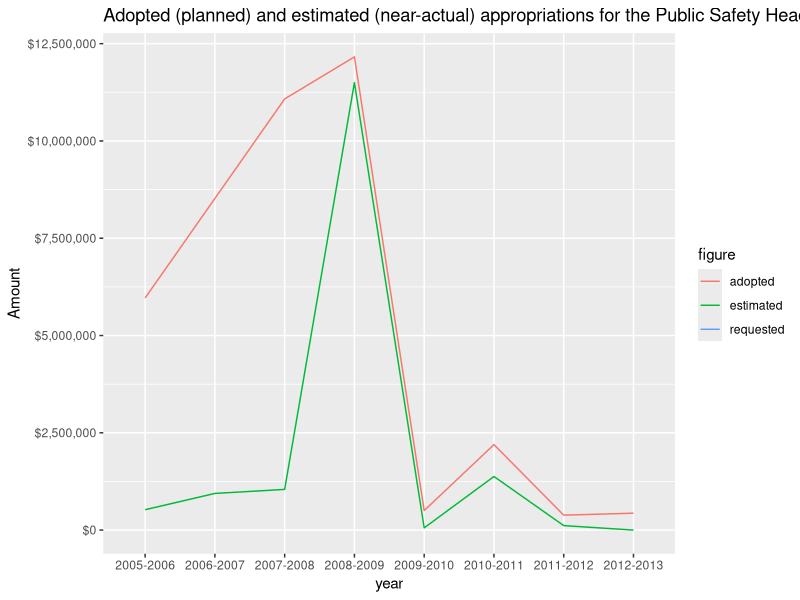
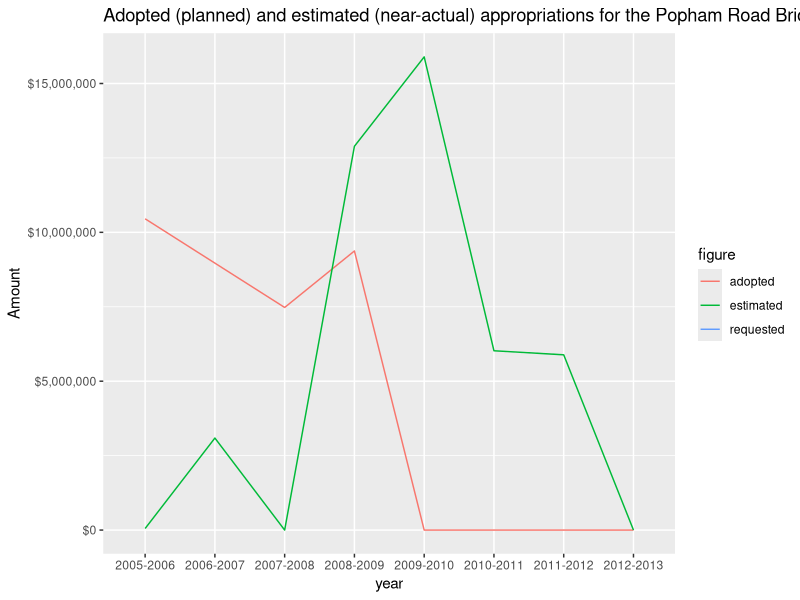
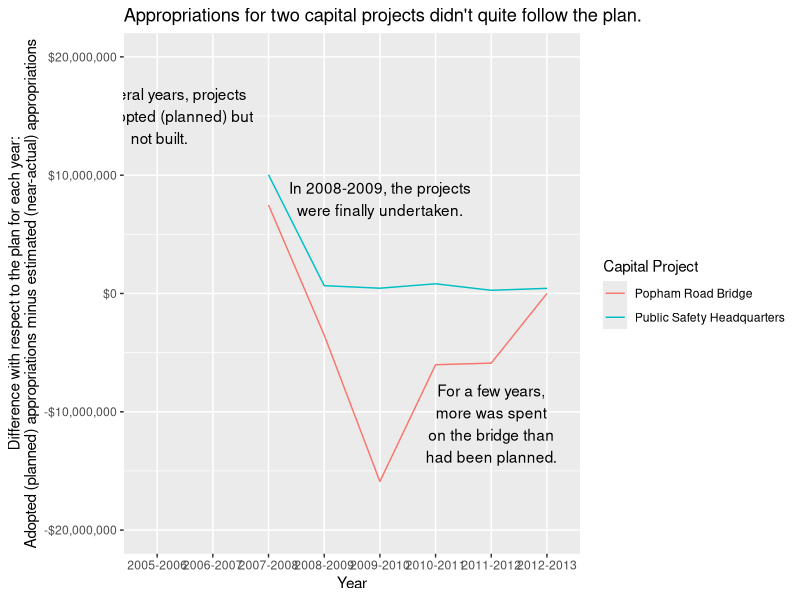

The R source for these figures, in order:
#!/usr/bin/env Rscript
library(ggplot2)
library(reshape2)
library(scales)

cp <- read.csv('budget/capital_projects-adopted_estimated-sum.csv',
  sep = ',', strip.white = T
)[-4]

# Combine adopted and requested
levels(cp$figure)[3] <- levels(cp$figure)[1]
cp$capital_project <- factor(cp$capital_project, levels = c('popham road bridge', 'public_safety'))
levels(cp$capital_project) <- c('Popham Road Bridge', 'Public Safety Headquarters')

p.public.safety <- ggplot(subset(cp, capital_project == 'Public Safety Headquarters')) + aes(x = year, y = amount_sum, group = figure, color = figure) +
  scale_y_continuous('Amount', labels = dollar) + geom_line() +
  labs(title = 'Adopted (planned) and estimated (near-actual) appropriations for the Public Safety Headquarters')

p.popham.road.bridge <- ggplot(subset(cp, capital_project == 'Popham Road Bridge')) + aes(x = year, y = amount_sum, group = figure, color = figure) +
  scale_y_continuous('Amount', labels = dollar) + geom_line() +
  labs(title = 'Adopted (planned) and estimated (near-actual) appropriations for the Popham Road Bridge')

p.difference <- ggplot(dcast(cp, year + capital_project ~ figure)) +
  aes(x = year, y = (adopted - estimated), group = capital_project, color = capital_project) +
  scale_x_discrete('Year') + labs(title = 'Appropriations for two capital projects didn\'t quite follow the plan.') +
  scale_y_continuous(
    'Difference with respect to the plan for each year:\nAdopted (planned) appropriations minus estimated (near-actual) appropriations',
    labels = dollar, limits = c(-2e7, 2e7)
  ) +
  geom_line() + 
  annotate('text', x = '2005-2006', y =  1.5e7, label = "For several years, projects\nwere adopted (planned) but\n not built.") +
  annotate('text', x = '2009-2010', y =  8e6, label = "In 2008-2009, the projects\nwere finally undertaken.") +
  annotate('text', x = '2011-2012', y = -1.1e7, label = "For a few years,\nmore was spent\non the bridge than\nhad been planned.") +
  labs(color = 'Capital Project')

p <- function() {
  png('plots/04-public_safety.png', width = 900, height = 600)
  print(p.public.safety)
  dev.off()

  png('plots/04-popham_road_bridge.png', width = 900, height = 600)
  print(p.popham.road.bridge)
  dev.off()

  png('plots/04-difference.png', width = 900, height = 600)
  print(p.difference)
  dev.off()
}
p()
